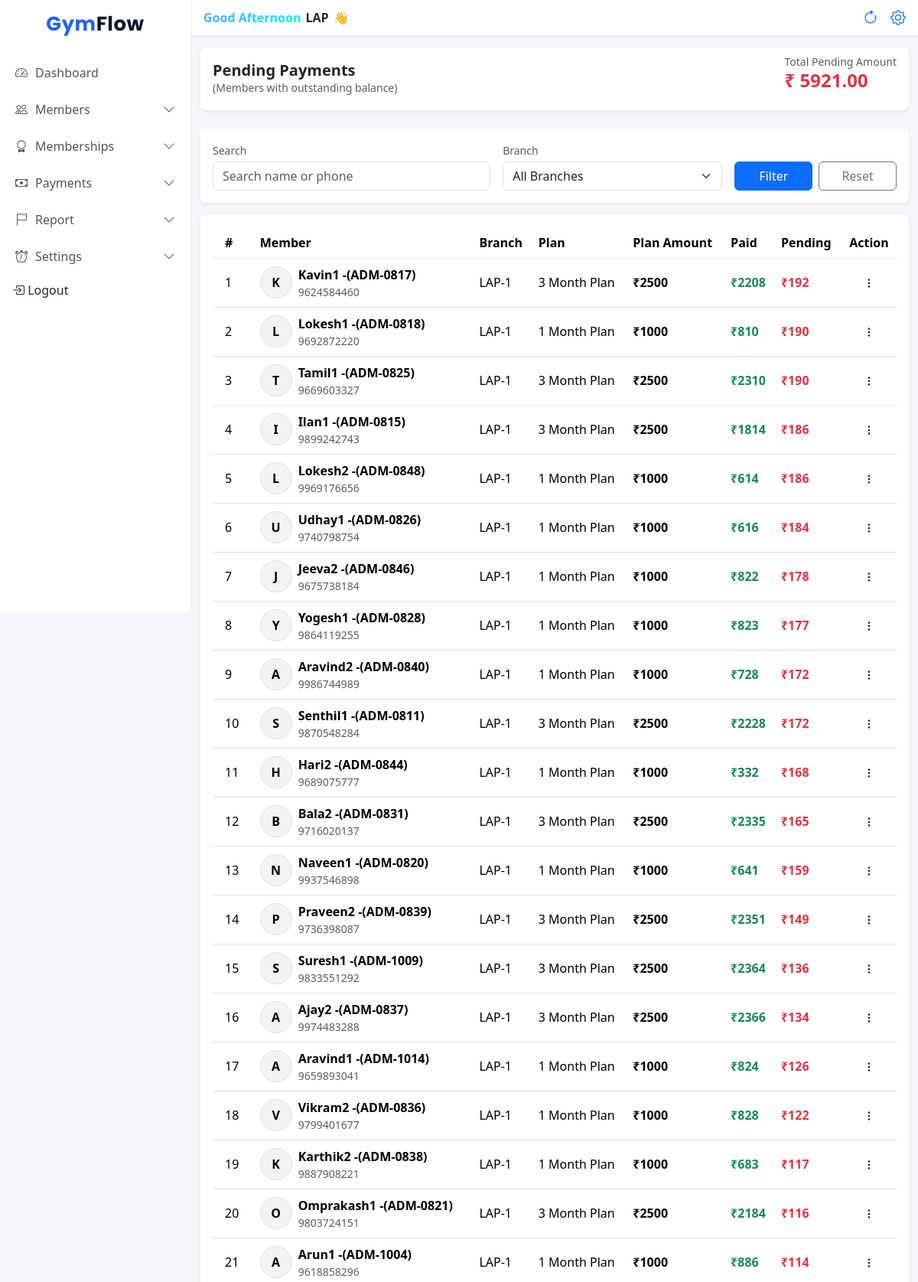
Page /pending-payments/ (signed in, upper part) on the committed database.
### accounts/models.py (models this page shows, shortened)
class User(AbstractUser):
    ROLE_CHOICES = (
        ('ADMIN', 'Owner'),
        ('TRAINER', 'Trainer'),
    )
    gym = models.ForeignKey(Gym, on_delete=models.CASCADE, null=True, blank=True)
    role = models.CharField(max_length=10, choices=ROLE_CHOICES, default='TRAINER')
    phone = models.CharField(max_length=15, blank=True, null=True)
    branch = models.ForeignKey(Branch, on_delete=models.SET_NULL, null=True, blank=True)

### frontend/models.py (models this page shows, shortened)
class Member(models.Model):
    STATUS_CHOICES = (
        ('active', 'Active'),
        ('expiring', 'Expiring Soon'),
        ('expired', 'Expired'),
    )
    is_deleted = models.BooleanField(default=False)
    admission_number = models.CharField(max_length=10,  blank=True, null=True)
    DOB=models.DateField(null=True,blank=True)
    gym = models.ForeignKey(Gym, on_delete=models.CASCADE, related_name="members")
    branch = models.ForeignKey(Branch, on_delete=models.CASCADE, related_name="members")
    name = models.CharField(max_length=100)
    phone = models.CharField(max_length=15)
    join_date = models.DateField(default=date.today)
    photo = models.ImageField(upload_to="members/", blank=True, null=True)
    plan = models.ForeignKey(MembershipPlan, on_delete=models.SET_NULL, null=True, blank=True)
    start_date = models.DateField(null=True)
    expiry_date = models.DateField()
    security_deposit = models.DecimalField(max_digits=10, decimal_places=2, default=0)
    status = models.CharField(max_length=10, choices=STATUS_CHOICES, default='active')
    created_at = models.DateTimeField(auto_now_add=True)
    class Meta:
        unique_together = ("gym", "admission_number")

class Branch(models.Model):
    gym = models.ForeignKey(Gym, on_delete=models.CASCADE, related_name="branches")
    name = models.CharField(max_length=100)
    address = models.TextField(blank=True)
    phone = models.CharField(max_length=15, blank=True)
    created_at = models.DateTimeField(auto_now_add=True)
    class Meta:
        unique_together = ('gym', 'name')  # same gym can't have 2 branches with same name

class MembershipPlan(models.Model):
    branch = models.ForeignKey(Branch, on_delete=models.CASCADE, related_name="plans")
    name = models.CharField(max_length=50)  # Monthly / Quarterly
    duration_days = models.PositiveIntegerField()
    start_date = models.DateField(null=True)
    end_date = models.DateField(null=True)
    price = models.DecimalField(max_digits=8, decimal_places=2)
    is_active = models.BooleanField(default=True)
    created_at = models.DateTimeField(auto_now_add=True)
    class Meta:
        unique_together = ('branch', 'name')  # same branch can't have same plan name twice

### frontend/views.py (the view)
# urls.py: path("pending-payments/", pending_payments_page, name="pending_payments"),
@login_required
@owner_or_trainer
def pending_payments_page(request):
    gym = request.user.gym
    q = (request.GET.get("q") or "").strip()
    branch_id = (request.GET.get("branch") or "").strip()
    money = DecimalField(max_digits=10, decimal_places=2)
    zero = Value(Decimal("0.00"))
    members_qs = (
        Member.objects
        .filter(gym=gym, plan__isnull=False)
        .select_related("plan", "branch")
    )
    if q:
        members_qs = members_qs.filter(
            Q(name__icontains=q) |
            Q(phone__icontains=q) |
            Q(admission_number__icontains=q)
        )
    if branch_id:
        members_qs = members_qs.filter(branch_id=branch_id)
    paid_subq = (
        Payment.objects
        .filter(
            gym=gym,
            member_id=OuterRef("pk"),
            coverage_start=OuterRef("start_date"),
            coverage_end=OuterRef("expiry_date"),
        )
        .values("member_id")
        .annotate(s=Coalesce(Sum("amount"), zero))
        .values("s")[:1]
    )
    discount_subq = (
        Payment.objects
        .filter(
            gym=gym,
            member_id=OuterRef("pk"),
            coverage_start=OuterRef("start_date"),
            coverage_end=OuterRef("expiry_date"),
        )
        .values("member_id")
        .annotate(d=Coalesce(Max("discount_amount"), zero))
        .values("d")[:1]
    )
    members_qs = (
        members_qs
        .annotate(
            plan_price=Coalesce(F("plan__price"), zero),
            paid_total=Coalesce(Subquery(paid_subq), zero),
            discount_amount=Coalesce(Subquery(discount_subq), zero),
        )
        .annotate(
            final_amount=Greatest(F("plan_price") - F("discount_amount"), zero),
            balance=Greatest(F("final_amount") - F("paid_total"), zero),
        )
        .filter(balance__gt=0)
        .order_by("-balance", "name")
    )
    pending_list = [
        {
            "member_id": m.id,
            "name": m.name,
            "phone": m.phone,
            "admission": m.admission_number,
            "branch": m.branch.name if m.branch else "",
            "plan": m.plan.name if m.plan else "",
            "plan_price": m.plan_price,
            "paid": m.paid_total,
            "balance": m.balance,
            "photo": m.photo.url if m.photo else "",
        }
        for m in members_qs
    ]
    branches = Branch.objects.filter(gym=gym).order_by("name")
    total_pending = sum((x["balance"] for x in pending_list), Decimal("0.00"))
    return render(request, "pending_payments.html", {
        "pending_list": pending_list,
        "branches": branches,
        "q": q,
        "branch_id": branch_id,
        "total_pending": total_pending,
    })

### frontend/templates/pending_payments.html (shortened to what this page needs)
{% extends 'base.html' %}
{% load static %}
{% block content %}
<link rel="stylesheet" href="{% static 'css/modal_card.css' %}">
<div class="container-fluid">
  <div class="row mb-4 mt-3 ">
    <div class="col-12">
      <div class="d-flex justify-content-between align-items-center shadow-sm bg-white py-2 px-3 rounded-3">
        <div>
          <h5 class="fw-semibold mb-0">
            Pending Payments
          </h5>
          <p class="text-muted small mb-0">
            (Members with outstanding balance)
          </p>
        </div>
        <div class="bg-white  rounded-3 d-flex justify-content-between align-items-center mb-3">
          <div>
            <div class="text-muted small">Total Pending Amount</div>
            <div class="h4 fw-bold text-danger mb-0">₹ <span id="totalPendingTops">{{total_pending}}</span></div>
          </div>
        </div>
      </div>
    </div>
  </div>
  <div class="card shadow-sm border-0 mb-3">
    <div class="card-body">
      <form method="get">
        <div class="row g-3 align-items-end">
          <div class="col-12 col-md-5">
            <label class="form-label small text-muted mb-1">Search</label>
            <input type="text"
                   name="q"
                   value="{{ q }}"
                   class="form-control"
                   placeholder="Search name or phone">
          </div>
          <div class="col-12 col-md-4">
            <label class="form-label small text-muted mb-1">Branch</label>
            <select name="branch" class="form-select">
              <option value="">All Branches</option>
            </select>
          </div>
          <div class="col-12 col-md-3 d-flex gap-2">
            <button type="submit" class="btn btn-primary w-100">
             <span>Filter</span>
            </button>
            <a href="{% url 'pending_payments' %}"
               class="btn btn-outline-secondary w-100">
              Reset
            </a>
          </div>
        </div>
      </form>
    </div>
  </div>
  <div class="row">
    <div class="col-12">
      <div class="card shadow-sm border-0 rounded-3 d-none d-md-block">
        <div class="card-body table-responsive">
          <div class="table-responsive">
            <table class="table table-hover align-middle mb-3" id="pendingTable">
              <thead class="table">
                <tr>
                  <th class="px-3">#</th>
                  <th>Member</th>
                  <th>Branch</th>
                  <th>Plan</th>
                  <th>Plan Amount</th>
                  <th>Paid</th>
                  <th>Pending</th>
                  <th class="text-center">Action</th>
                </tr>
              </thead>
              <tbody>
                {% for r in pending_list %}
                <tr>
                  <td class="px-3">{{ forloop.counter }}</td>
                  <td>
                    <div class="d-flex align-items-center gap-2">
                      {% if r.photo %}
                      <img src="{{ r.photo }}" width="42" height="42" class="rounded-circle border"
                        style="object-fit:cover;">
                      {% else %}
                      <div class="rounded-circle border d-flex align-items-center justify-content-center"
                        style="width:42px;height:42px;background:#f1f3f5;font-weight:600;">
                        {{ r.name|slice:":1"|upper }}
                      </div>
                      {% endif %}
                      <div>
                        <div class="fw-semibold">{{ r.name }} -({{ r.admission }}) </div>
                        <div class="text-muted small">{{ r.phone }}</div>
                      </div>
                    </div>
                  </td>
                  <td>{{ r.branch }}</td>
                  <td>{{ r.plan }}</td>
                  <td class="fw-semibold">₹{{ r.plan_price }}</td>
                  <td class="text-success fw-semibold">₹{{ r.paid }}</td>
                  <td class="text-danger fw-bold">₹{{ r.balance }}</td>
                  <td class="text-center py-3">
                    <div class="dropdown action-dropdown">
                      <button class="btn  btn-sm "
                              type="button"
                              data-bs-toggle="dropdown"
                              aria-expanded="false">
                        <i class="bi bi-three-dots-vertical"></i>
                      </button>
                    </div>
                  </td>
                </tr>
                {% endfor %}
              </tbody>
            </table>
          </div>
        </div>
      </div>
    </div>
  </div>
{% endblock %}

### frontend/templates/base.html (shortened to what this page needs)
{% load static %}
<!DOCTYPE html>
<html lang="en">
<head>
    <link href="https://cdn.jsdelivr.net/npm/bootstrap@5.3.3/dist/css/bootstrap.min.css" rel="stylesheet">
    <link href="https://cdn.jsdelivr.net/npm/bootstrap-icons/font/bootstrap-icons.css" rel="stylesheet">
    <link rel="stylesheet" href="{% static 'css/dashboard.css' %}">
</head>
<body>
    <div class="sidebar" id="sidebar">
        <h4 class="brand-logo text-center py-3">
            Gym<span>Flow</span>
        </h4>
        <a class="" href="{% url 'dashboard' %}">
            <i class="bi bi-speedometer2"></i> Dashboard
        </a>
        <a href="javascript:void(0)" class="menu-toggle">
            <i class="bi bi-people"></i> Members
            <i class="bi bi-chevron-down ms-auto"></i>
        </a>
        <a href="javascript:void(0)" class="menu-toggle">
            <i class="bi bi-award"></i> Memberships
            <i class="bi bi-chevron-down ms-auto"></i>
        </a>
        <a href="javascript:void(0)" class="menu-toggle">
            <i class="bi bi-cash"></i> Payments
            <i class="bi bi-chevron-down ms-auto"></i>
        </a>
        <a href="javascript:void(0)" class="menu-toggle">
            <i class="bi bi-flag"></i> Report
            <i class="bi bi-chevron-down ms-auto"></i>
        </a>
        {% if request.user.role == "ADMIN" %}
        <a href="javascript:void(0)" class="menu-toggle">
            <i class="bi bi-alarm"></i> Settings
            <i class="bi bi-chevron-down ms-auto"></i>
        </a>
        {% endif %}
        <form method="post" action="{% url 'logout' %}" class="d-inline">
            <button type="submit" class="dropdown-item px-3 mt-2">
                <i class="bi bi-box-arrow-in-right"></i> Logout
            </button>
        </form>
    </div>
    <div class="content">
        <nav class="navbar bg-white shadow-sm px-3">
            <div class="d-flex align-items-center gap-2">
                <div class="welcome-text">
                    <span class="greeting">Welcome Back</span>
                    <span class="username">{{ request.user.username }}</span>
                    <span class="wave">👋</span>
                </div>
            </div>
            <div class="d-flex align-items-center">
                <a href="" class="px-3 fs-5" hreflang="Page Refresh"><i class="bi bi-arrow-clockwise"></i></a>
                <a href="{% url 'gym_profile' %}" class="fs-5" hreflang="Profile Setting"><i class="bi bi-gear"></i></a>
            </div>
        </nav>
        {% block content %}
        {% endblock %}
</body>
</html>

### frontend/static/css/dashboard.css (style rules this page uses)
body { background-color: #f5f7fb; overflow-x: hidden; }
.sidebar { width: 250px; min-height: 100vh; background: #ffffff; border-right: 1px solid #eee; position: fixed; top: 0; left: 0; transform: translateX(-100%); transition: transform 0.3s ease; z-index: 1050; }
.sidebar h4 { font-weight: 700; }
.sidebar a { color: #555; text-decoration: none; padding: 12px 20px; display: flex; align-items: center; font-weight: 500; gap: 10px; }
.content { margin-left: 0; transition: margin-left 0.3s ease; width: 100%; }
@media (min-width: 992px) { .sidebar { transform: translateX(0); } }
@media (min-width: 992px) { .content { margin-left: 250px; width: calc(100% - 250px); } }
.menu-toggle { cursor: pointer; }
.menu-toggle i.bi-chevron-down { transition: transform 0.3s; }
.table { margin-bottom: 0; }

### frontend/templates/base.html (style rules this page uses)
.brand-logo { font-family: 'Poppins', sans-serif; font-weight: 700; font-size: 26px; letter-spacing: 0.5px; color: #2563eb; }
.brand-logo span { color: #111827; }
body { background: #f4f6fb; }
.welcome-text { display: flex; align-items: center; gap: 6px; font-weight: 600; }
.greeting { font-size: 16px; background: linear-gradient(90deg, #4facfe, #00f2fe); -webkit-background-clip: text; -webkit-text-fill-color: transparent; }
.username { font-size: 16px; color: #1f2937; }
.wave { display: inline-block; animation: waveAnim 1.8s infinite; transform-origin: 70% 70%; }

### rows in the picture
User: user.username "LAP"
Member: name "K", name "Kavin1", admission "ADM-0817", phone "9624584460"
Branch: branch "LAP-1" "LAP-1" "LAP-1" "LAP-1" "LAP-1" "LAP-1" "LAP-1" "LAP-1" "LAP-1" "LAP-1" "LAP-1" "LAP-1" "LAP-1" "LAP-1" "LAP-1" "LAP-1" "LAP-1" "LAP-1" "LAP-1" "LAP-1" "LAP-1"
MembershipPlan: plan "3 Month Plan" "3 Month Plan" "3 Month Plan" "3 Month Plan" "3 Month Plan" "3 Month Plan" "3 Month Plan" "3 Month Plan" "3 Month Plan"
Member: name "L", name "Lokesh1", admission "ADM-0818", phone "9692872220"
MembershipPlan: plan "1 Month Plan" "1 Month Plan" "1 Month Plan" "1 Month Plan" "1 Month Plan" "1 Month Plan" "1 Month Plan" "1 Month Plan" "1 Month Plan" "1 Month Plan" "1 Month Plan" "1 Month Plan"
Member: name "T", name "Tamil1", admission "ADM-0825", phone "9669603327"
Member: name "I", name "Ilan1", admission "ADM-0815", phone "9899242743"
Member: name "L", name "Lokesh2", admission "ADM-0848", phone "9969176656"
Member: name "U", name "Udhay1", admission "ADM-0826", phone "9740798754"
Member: name "J", name "Jeeva2", admission "ADM-0846", phone "9675738184"
Member: name "Y", name "Yogesh1", admission "ADM-0828", phone "9864119255"
Member: name "A", name "Aravind2", admission "ADM-0840", phone "9986744989"
Member: name "S", name "Senthil1", admission "ADM-0811", phone "9870548284"
Member: name "H", name "Hari2", admission "ADM-0844", phone "9689075777"
Member: name "B", name "Bala2", admission "ADM-0831", phone "9716020137"
Member: name "N", name "Naveen1", admission "ADM-0820", phone "9937546898"
Member: name "P", name "Praveen2", admission "ADM-0839", phone "9736398087"
Member: name "S", name "Suresh1", admission "ADM-1009", phone "9833551292"
Member: name "A", name "Ajay2", admission "ADM-0837", phone "9974483288"
Member: name "A", name "Aravind1", admission "ADM-1014", phone "9659893041"
Member: name "V", name "Vikram2", admission "ADM-0836", phone "9799401677"
Member: name "K", name "Karthik2", admission "ADM-0838", phone "9887908221"
Member: name "O", name "Omprakash1", admission "ADM-0821", phone "9803724151"
Member: name "A", name "Arun1", admission "ADM-1004", phone "9618858296"

### other values in the picture
{{ total_pending }} "5921.00"
{{ r.plan_price }} "2500" "1000" "2500" "2500" "1000" "1000" "1000" "1000" "1000" "2500" "1000" "2500" "1000" "2500" "2500" "2500" "1000" "1000" "1000" "2500" "1000"
{{ r.paid }} "2208" "810" "2310" "1814" "614" "616" "822" "823" "728" "2228" "332" "2335" "641" "2351" "2364" "2366" "824" "828" "683" "2184" "886"
{{ r.balance }} "192" "190" "190" "186" "186" "184" "178" "177" "172" "172" "168" "165" "159" "149" "136" "134" "126" "122" "117" "116" "114"
